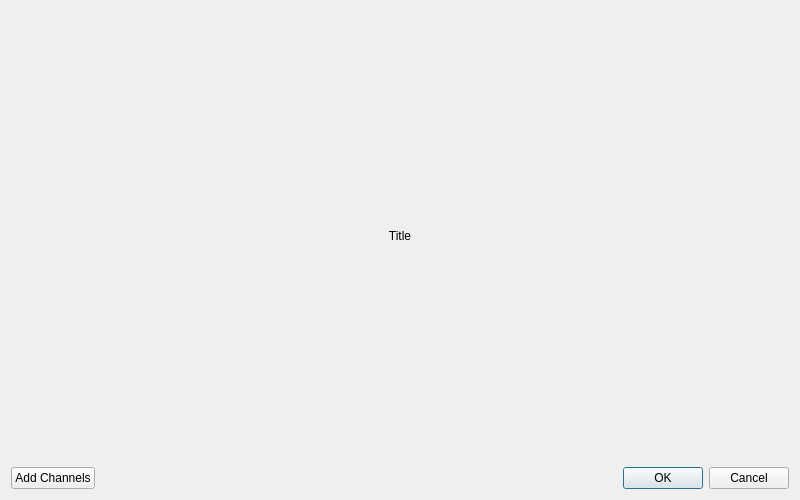
<?xml version="1.0" encoding="UTF-8"?>
<ui version="4.0">
 <class>ChannelConfigDialog</class>
 <widget class="QDialog" name="ChannelConfigDialog">
  <property name="geometry">
   <rect>
    <x>0</x>
    <y>0</y>
    <width>800</width>
    <height>500</height>
   </rect>
  </property>
  <property name="acceptDrops">
   <bool>true</bool>
  </property>
  <property name="windowTitle">
   <string>Channel Config</string>
  </property>
  <layout class="QVBoxLayout" name="vertical_layout">
   <item>
    <layout class="QVBoxLayout" name="verticalLayout">
     <item>
      <widget class="QLabel" name="title">
       <property name="text">
        <string>Title</string>
       </property>
       <property name="alignment">
        <set>Qt::AlignCenter</set>
       </property>
      </widget>
     </item>
     <item>
      <layout class="QHBoxLayout" name="horizontalLayout">
       <item>
        <widget class="QPushButton" name="channel_list_button">
         <property name="text">
          <string>Add Channels</string>
         </property>
        </widget>
       </item>
       <item>
        <widget class="QDialogButtonBox" name="dialog_button_box">
         <property name="orientation">
          <enum>Qt::Horizontal</enum>
         </property>
         <property name="standardButtons">
          <set>QDialogButtonBox::Cancel|QDialogButtonBox::Ok</set>
         </property>
        </widget>
       </item>
      </layout>
     </item>
    </layout>
   </item>
  </layout>
 </widget>
 <resources/>
 <connections/>
</ui>
